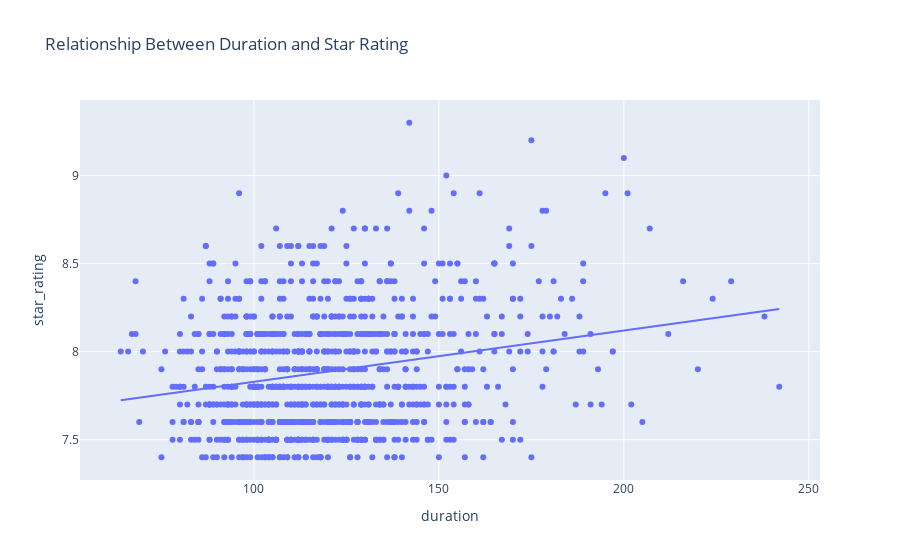

The code cell stored with this chart in its notebook:
### Markdown cell above
#### Use a visualization to detect whether there is a relationship between duration and star rating.

### Code cell
px.scatter(movies, x = 'duration', y = 'star_rating',
           trendline='ols', 
           title = "Relationship Between Duration and Star Rating")

### Figure 1 — Plotly figure (JSON) as saved in the notebook; plotly's stock layout.template omitted (floating-point values rounded to 4 significant figures; data arrays with more than 128 entries replaced by an {"elided": "..."} marker saying what was removed)
{"data": [{"hovertemplate": "duration=%{x}<br>star_rating=%{y}<extra></extra>", "legendgroup": "", "marker": {"color": "#636efa", "symbol": "circle"}, "mode": "markers", "name": "", "orientation": "v", "showlegend": false, "type": "scatter", "x": {"elided": "979 int values"}, "xaxis": "x", "y": {"elided": "979 float values"}, "yaxis": "y"}, {"hovertemplate": "<b>OLS trendline</b><br>star_rating = 0.00291166 * duration + 7.53753<br>R<sup>2</sup>=0.051597<br><br>duration=%{x}<br>star_rating=%{y} <b>(trend)</b><extra></extra>", "legendgroup": "", "marker": {"color": "#636efa", "symbol": "circle"}, "mode": "lines", "name": "", "showlegend": false, "type": "scatter", "x": {"elided": "979 int values"}, "xaxis": "x", "y": {"elided": "979 float values"}, "yaxis": "y"}], "layout": {"legend": {"tracegroupgap": 0}, "title": {"text": "Relationship Between Duration and Star Rating"}, "xaxis": {"anchor": "y", "domain": [0, 1], "title": {"text": "duration"}}, "yaxis": {"anchor": "x", "domain": [0, 1], "title": {"text": "star_rating"}}}}
